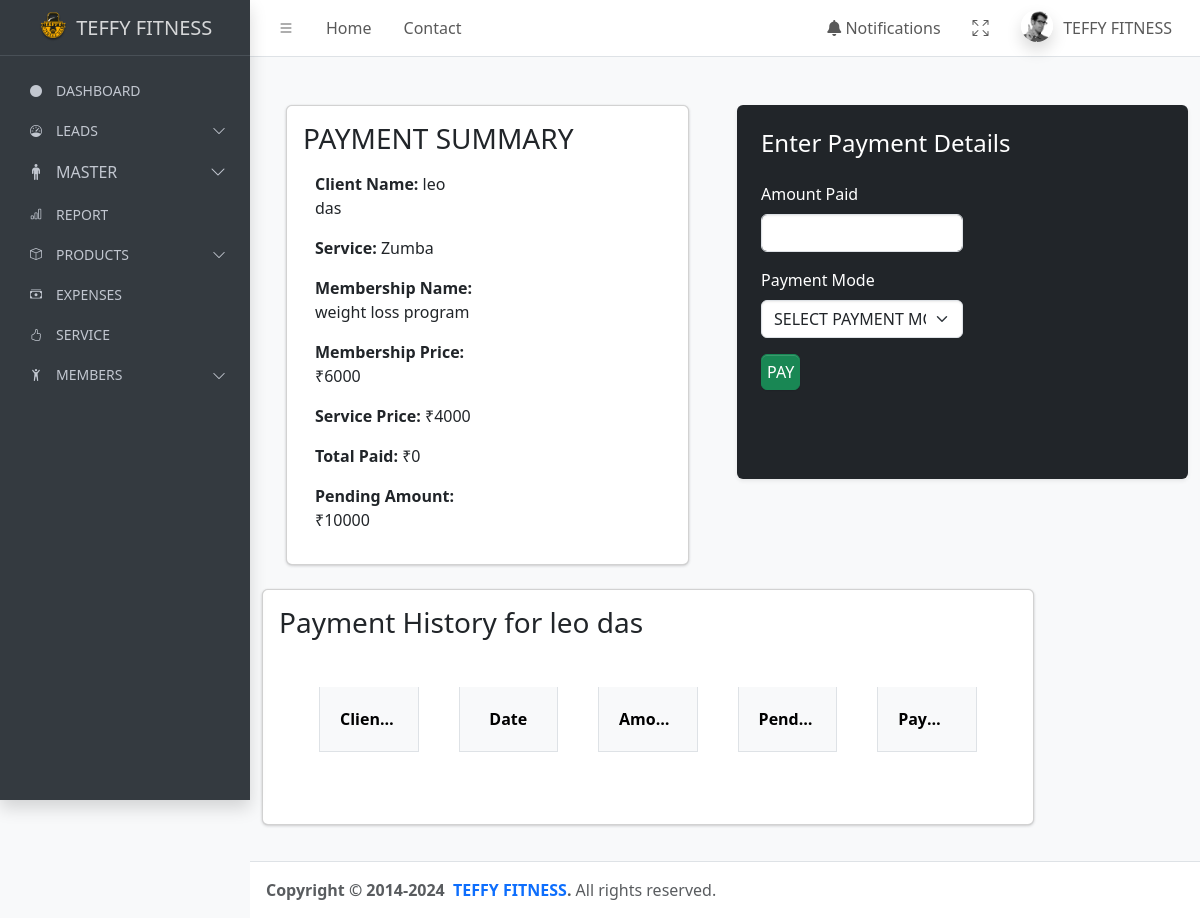
The page /payment/61/ on the database its author committed.
### teffyapp/models.py (models this page shows, shortened)
class PersonalInformation(models.Model):
    name = models.CharField(max_length=50)
    address = models.TextField()
    occupation = models.CharField(max_length=50)
    gender = models.CharField(max_length=10)
    mobile_number = models.CharField(max_length=12)
    email = models.EmailField()
    perfect_body = models.CharField(max_length=20,null=True,blank=True)
    body_type=models.CharField(max_length=20,null=True,blank=True)
    goal=models.CharField(max_length=30,null=True,blank=True)
    body_you_want = models.CharField(max_length=50, null=True,blank=True)
    level_of_body_fat = models.CharField(max_length=50,null=True,blank=True)
    problem_areas = models.CharField(max_length=50,null=True,blank=True)
    diets = models.CharField(max_length=70,null=True,blank=True)
    water_you_drink_daily = models.CharField(max_length=50,null=True,blank=True)
    eat_or_dividie_foods_or_beverages = models.CharField(max_length=70,blank=True,null=True)
    event_coming_up = models.CharField(max_length=50,null=True,blank=True)
    height = models.CharField(max_length=50)
    current_weight = models.CharField(max_length=50)
    target_weight = models.CharField(max_length=50)
    level_of_fitness = models.CharField(max_length=50,null=True,blank=True)
    reason = models.TextField(blank=True, null=True)  # New field for pending reason
    status = models.CharField(max_length=20, default='new')  # Track the status of the lead
    follow_up_date = models.DateTimeField(default=timezone.now)
    created_date = models.DateTimeField(default=timezone.now)
    services = models.ForeignKey(Service, on_delete=models.SET_NULL, null=True, related_name="users")
    assigned_date = models.DateField(default=timezone.now)
    renewal_date = models.DateField(null=True, blank=True)
    plan_leads = models.ForeignKey(to=Plan, on_delete=models.SET_NULL, null=True, related_name="plan_leads")

class Service(models.Model):
    name = models.CharField(max_length=100)
    duration = models.CharField(max_length=50, null=True, blank=True)
    prices = models.PositiveIntegerField(null=True, blank=True)
    group = models.CharField(max_length=100, null=True, blank=True)
    sessions = models.CharField(max_length=100,null=True, blank=True)

class Plan(models.Model):
    plan_name = models.CharField(max_length=100,null=True, blank=True)
    price = models.PositiveIntegerField(null=True, blank=True)
    batch = models.CharField(max_length=50,null=True, blank=True )
    duration = models.CharField(max_length=50, null=True, blank=True)
    def __str__(self):
        return self.plan_name

### teffyapp/views.py (the view, shortened to what this page needs)
# urls.py: path('payment/<int:client_id>/',payment, name='payment_page'),
def payment(request, client_id):
    client = get_object_or_404(PersonalInformation, id=client_id)
    service_price = client.services.prices if client.services else 0
    membership_price = client.plan_leads.price if client.plan_leads else 0
    total_price = service_price + membership_price
    total_amount_paid = Payments.objects.filter(payments=client).aggregate(Sum('amount_paid'))['amount_paid__sum'] or 0
    pending_amount = total_price - total_amount_paid
    payment_history = Payments.objects.filter(payments=client)
    return render(request, 'payment.html', {
        'client': client,
        'service_price': service_price,
        'membership_price': membership_price,  # Pass membership price to template
        'total_price': total_price,  # Total price (Service + Membership)
        'total_amount_paid': total_amount_paid,
        'pending_amount': pending_amount,
        'payment_history': payment_history,
    })

### templates/payment.html (shortened to what this page needs)
{% extends "base.html" %}
{% load static %}
{% block content %}
<main class="app-main">
  <div class="container mt-5">
    <div class="row">
      <div class="col-md-6 mb-4">
        <div class="card mx-4">
          <div class="card-body">
            <h3 class="mb-3">PAYMENT SUMMARY</h3>
            <div class="container-fluid">
              <div class="row">
                <div class="col-md-6">
                  <p><strong>Client Name:</strong> {{ client.name }}</p>
                  <p><strong>Service:</strong> {{ client.services.name }}</p>
                  <p><strong>Membership Name:</strong> {{client.plan_leads }}</p>
                  <p><strong>Membership Price:</strong> ₹{{ membership_price }}</p>
                  <p><strong>Service Price:</strong> ₹{{ service_price }}</p>
                  <p><strong>Total Paid:</strong> ₹{{ total_amount_paid }}</p>
                  <p><strong>Pending Amount:</strong> ₹{{ pending_amount }}</p>
                </div>
              </div>
            </div>
          </div>
        </div>
      </div>
      <div class="col-md-6 mb-4" style="width: 50%;">
        <div class="bg-dark p-4 rounded shadow-sm">
          <form method="POST">
            <h4 class="mb-4" style="color: white;">Enter Payment Details</h4>
            <div class="mb-3" style="width: 50%; color: white;">
              <label for="amountPaid" class="form-label">Amount Paid</label>
              <input type="number" class="form-control" id="amountPaid" name="amount_paid" required>
            </div>
            <div class="mb-3" style="width: 50%; color: white;">
              <label for="paymentMode" class="form-label">Payment Mode</label>
              <select class="form-select" id="paymentMode" name="payment_mode" required>
                <option value="" selected disabled>SELECT PAYMENT MODE</option>
              </select>
            </div>
            <button type="submit" class="btn btn-success" style="padding: 5px;">PAY</button>
          </form>
        </div>
      </div>
    </div>
    <div class="col-md-10">
      <div class="card mb-4">
        <div class="card-body">
          <h3>Payment History for {{ client.name }}</h3>
          <table id="example1" class="table table-bordered table-striped">
            <thead>
              <tr>
                <th>Client Name</th>
                <th>Date</th>
                <th>Amount Paid</th>
                <th>Pending Amount</th>
                <th>Payment Mode</th>
              </tr>
            </thead>
          </table>
        </div>
      </div>
    </div>
  </div>
</main>
{% endblock content %}
{% block script %}
<link rel="stylesheet" href="https://cdn.datatables.net/1.13.4/css/dataTables.bootstrap5.min.css">
<link rel="stylesheet" href="https://cdn.datatables.net/1.13.4/css/dataTables.bootstrap4.min.css">
{% endblock script %}

### rows shown on the page
PersonalInformation: name "leo das", services.name "Zumba", plan_leads "weight loss program"

### other values the page prints
{{ membership_price }} "6000"
{{ service_price }} "4000"
{{ total_amount_paid }} "0"
{{ pending_amount }} "10000"
